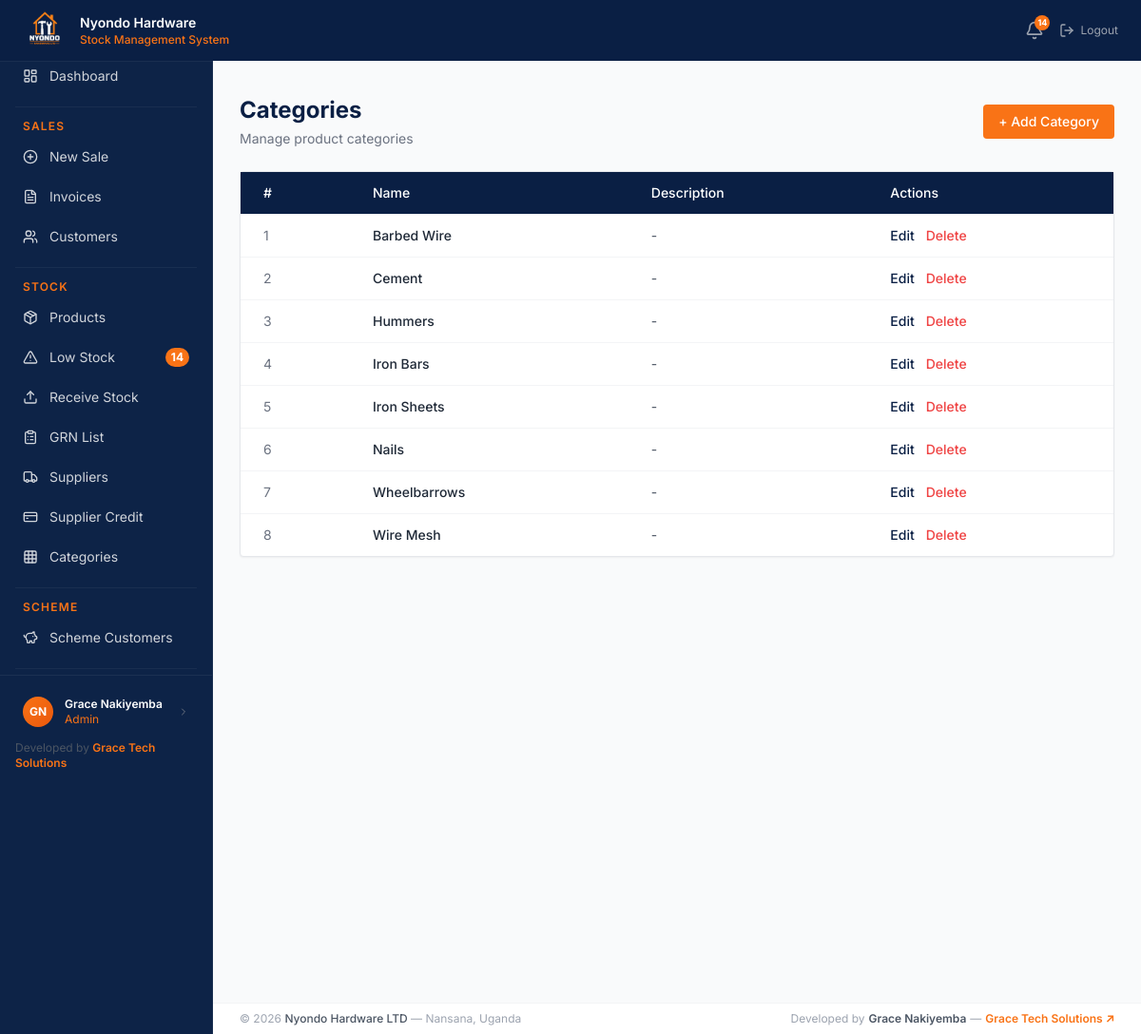
Page /stock/categories/ (signed in) on the committed database.
### users/models.py (models this page shows, shortened)
class UserProfile(models.Model):
    ROLE_CHOICES = [
        ('sales_attendant', 'Sales Attendant'),
        ('store_manager',   'Store Manager'),
        ('admin',           'Admin'),
    ]
    user       = models.OneToOneField(User, on_delete=models.CASCADE)
    role       = models.CharField(max_length=20, choices=ROLE_CHOICES, default='sales_attendant')
    phone      = models.CharField(max_length=20)
    avatar     = models.ImageField(upload_to='avatars/', blank=True, null=True)
    is_active  = models.BooleanField(default=True)
    created_at = models.DateTimeField(auto_now_add=True)

### stock/models.py (models this page shows, shortened)
class Category(models.Model):
    name        = models.CharField(max_length=100, unique=True)
    description = models.TextField(blank=True)
    class Meta:
        verbose_name_plural = 'Categories'

### users/decorators.py (the view)
    def wrapper(request, *args, **kwargs):
        if not request.user.is_authenticated:
            return redirect('users:login')
        if not hasattr(request.user, 'userprofile'):
            raise PermissionDenied
        if request.user.userprofile.role not in ['store_manager', 'admin']:
            raise PermissionDenied
        return view_func(request, *args, **kwargs)

### stock/context_processors.py (called while the page is built)
def low_stock_count(request):
    if request.user.is_authenticated:
        try:
            from stock.models import Product
            count = Product.objects.filter(
                is_active=True,
                quantity__lte=F('reorder_level')
            ).count()
            return {'low_stock_count': count}
        except Exception:
            return {'low_stock_count': 0}
    return {'low_stock_count': 0}

### stock/views.py (called while the page is built)
@manager_required
def category_list(request):
    categories = Category.objects.all().order_by('name')
    return render(request, 'stock/category_list.html', {'categories': categories})

### templates/stock/category_list.html (shortened to what this page needs)
{% extends 'base.html' %}
{% block content %}
<div class="flex items-center justify-between mb-6">
    <div>
        <h1 class="text-2xl font-bold" style="color: #0a1f44;">Categories</h1>
        <p class="text-sm text-gray-500 mt-1">Manage product categories</p>
    </div>
    <a href="{% url 'stock:category-create' %}"
       class="px-4 py-2 text-sm font-medium text-white rounded transition"
       style="background-color: #f97316;">
        + Add Category
    </a>
</div>
<div class="bg-white rounded shadow-sm border border-gray-200">
    <table class="w-full text-sm">
        <thead>
            <tr style="background-color: #0a1f44; color: white;">
                <th class="text-left px-6 py-3 font-medium">#</th>
                <th class="text-left px-6 py-3 font-medium">Name</th>
                <th class="text-left px-6 py-3 font-medium">Description</th>
                <th class="text-left px-6 py-3 font-medium">Actions</th>
            </tr>
        </thead>
        <tbody>
            {% for category in categories %}
            <tr class="border-t border-gray-100 hover:bg-gray-50 transition">
                <td class="px-6 py-3 text-gray-500">{{ forloop.counter }}</td>
                <td class="px-6 py-3 font-medium text-gray-800">{{ category.name }}</td>
                <td class="px-6 py-3 text-gray-600">{{ category.description|default:"-" }}</td>
                <td class="px-6 py-3 flex gap-3">
                    <a href="{% url 'stock:category-update' category.pk %}"
                       class="text-sm font-medium hover:underline"
                       style="color: #0a1f44;">
                        Edit
                    </a>
                    <a href="{% url 'stock:category-delete' category.pk %}"
                       class="text-sm font-medium text-red-500 hover:underline">
                        Delete
                    </a>
                </td>
            </tr>
            {% empty %}
            <tr>
                <td colspan="4" class="px-6 py-6 text-center text-gray-400">
                    No categories found. Add one to get started.
                </td>
            </tr>
            {% endfor %}
        </tbody>
    </table>
</div>
{% endblock %}

### templates/base.html (shortened to what this page needs)
{% load static %}
<!doctype html>
<html lang="en">
  <head>
    <script src="https://cdn.tailwindcss.com"></script>
  </head>
  <body class="bg-gray-50">cd
    <nav
      class="fixed top-0 left-0 right-0 z-50 flex items-center justify-between px-6 py-2"
      style="
        background-color: #0a1f44;
        box-shadow: 0 1px 0 rgba(255, 255, 255, 0.05);
      "
    >
      <div class="flex items-center gap-3">
        <div
          class="w-12 h-12 rounded-lg overflow-hidden flex items-center justify-center"
        >
          <img
            src="{% static 'images/logo.png' %}"
            alt="Logo"
            class="w-full h-full object-cover"
          />
        </div>
        <div class="leading-tight">
          <p class="text-white font-semibold text-sm">Nyondo Hardware</p>
          <p class="text-xs font-medium" style="color: #f97316">
            Stock Management System
          </p>
        </div>
      </div>
      <div class="flex items-center gap-4">
        {% if user.is_authenticated %}
        <a
          href="{% url 'stock:low-stock' %}"
          class="relative text-gray-400 hover:text-white transition"
        >
          <i data-lucide="bell" class="w-5 h-5"></i>
          {% if low_stock_count > 0 %}
          <span
            class="absolute -top-1.5 -right-1.5 w-4 h-4 rounded-full flex items-center justify-center font-bold"
            style="background-color: #f97316; color: white; font-size: 9px"
          >
            {{ low_stock_count }}
          </span>
          {% endif %}
        </a>
        <a
          href="{% url 'users:logout' %}"
          class="flex items-center gap-1.5 text-gray-400 hover:text-red-400 text-sm transition"
        >
          <i data-lucide="log-out" class="w-4 h-4"></i>
          <span class="text-xs">Logout</span>
        </a>
        {% else %}
        <a
          href="{% url 'users:login' %}"
          class="text-gray-300 hover:text-white text-sm transition"
          >Login</a
        >
        {% endif %}
      </div>
    </nav>
    <div class="flex pt-12 min-h-screen">
      <aside
        class="fixed top-12 left-0 bottom-0 w-56 flex flex-col"
        style="
          background-color: #0d2347;
          border-right: 1px solid rgba(255, 255, 255, 0.05);
        "
      >
        <div class="sidebar-wrap px-2 py-3">
          <a
            href="{% url 'dashboard:home' %}"
            class="sidebar-link flex items-center gap-3 px-4 py-2.5 text-gray-300 hover:text-white text-sm rounded-lg mb-0.5"
          >
            <i data-lucide="layout-dashboard" class="w-4 h-4 shrink-0"></i>
            <span>Dashboard</span>
          </a>
          {% if user.is_authenticated %} {% with role=user.userprofile.role %}
          {% if role == 'admin' %}
          <div class="mx-2 my-3 border-t border-white border-opacity-5"></div>
          <p
            class="px-4 pb-1 text-xs font-semibold uppercase tracking-widest"
            style="color: #f97316"
          >
            Sales
          </p>
          <a
            href="{% url 'sales:invoice-create' %}"
            class="sidebar-link flex items-center gap-3 px-4 py-2.5 text-gray-300 hover:text-white text-sm rounded-lg mb-0.5"
          >
            <i data-lucide="plus-circle" class="w-4 h-4 shrink-0"></i
            ><span>New Sale</span>
          </a>
          <a
            href="{% url 'sales:invoice-list' %}"
            class="sidebar-link flex items-center gap-3 px-4 py-2.5 text-gray-300 hover:text-white text-sm rounded-lg mb-0.5"
          >
            <i data-lucide="file-text" class="w-4 h-4 shrink-0"></i
            ><span>Invoices</span>
          </a>
          <a
            href="{% url 'sales:customer-list' %}"
            class="sidebar-link flex items-center gap-3 px-4 py-2.5 text-gray-300 hover:text-white text-sm rounded-lg mb-0.5"
          >
            <i data-lucide="users" class="w-4 h-4 shrink-0"></i
            ><span>Customers</span>
          </a>
          <div class="mx-2 my-3 border-t border-white border-opacity-5"></div>
          <p
            class="px-4 pb-1 text-xs font-semibold uppercase tracking-widest"
            style="color: #f97316"
          >
            Stock
          </p>
          <a
            href="{% url 'stock:product-list' %}"
            class="sidebar-link flex items-center gap-3 px-4 py-2.5 text-gray-300 hover:text-white text-sm rounded-lg mb-0.5"
          >
            <i data-lucide="package" class="w-4 h-4 shrink-0"></i
            ><span>Products</span>
          </a>
          <a
            href="{% url 'stock:low-stock' %}"
            class="sidebar-link flex items-center gap-3 px-4 py-2.5 text-gray-300 hover:text-white text-sm rounded-lg mb-0.5"
          >
            <i data-lucide="alert-triangle" class="w-4 h-4 shrink-0"></i>
            <span>Low Stock</span>
            {% if low_stock_count > 0 %}
            <span
              class="ml-auto text-xs px-1.5 py-0.5 rounded-full font-bold"
              style="background-color: #f97316; color: white"
              >{{ low_stock_count }}</span
            >
            {% endif %}
          </a>
          <a
            href="{% url 'stock:receipt-create' %}"
            class="sidebar-link flex items-center gap-3 px-4 py-2.5 text-gray-300 hover:text-white text-sm rounded-lg mb-0.5"
          >
            <i data-lucide="upload" class="w-4 h-4 shrink-0"></i
            ><span>Receive Stock</span>
          </a>
          <a
            href="{% url 'stock:receipt-list' %}"
            class="sidebar-link flex items-center gap-3 px-4 py-2.5 text-gray-300 hover:text-white text-sm rounded-lg mb-0.5"
          >
            <i data-lucide="clipboard-list" class="w-4 h-4 shrink-0"></i
            ><span>GRN List</span>
          </a>
          <a
            href="{% url 'stock:supplier-list' %}"
            class="sidebar-link flex items-center gap-3 px-4 py-2.5 text-gray-300 hover:text-white text-sm rounded-lg mb-0.5"
          >
            <i data-lucide="truck" class="w-4 h-4 shrink-0"></i
            ><span>Suppliers</span>
          </a>
          <a
            href="{% url 'stock:credit-list' %}"
            class="sidebar-link flex items-center gap-3 px-4 py-2.5 text-gray-300 hover:text-white text-sm rounded-lg mb-0.5"
          >
            <i data-lucide="credit-card" class="w-4 h-4 shrink-0"></i
            ><span>Supplier Credit</span>
          </a>
          <a
            href="{% url 'stock:category-list' %}"
            class="sidebar-link flex items-center gap-3 px-4 py-2.5 text-gray-300 hover:text-white text-sm rounded-lg mb-0.5"
          >
            <i data-lucide="grid" class="w-4 h-4 shrink-0"></i
            ><span>Categories</span>
          </a>
          <div class="mx-2 my-3 border-t border-white border-opacity-5"></div>
          <p
            class="px-4 pb-1 text-xs font-semibold uppercase tracking-widest"
            style="color: #f97316"
          >
            Scheme
          </p>
          <a
            href="{% url 'scheme:customer-list' %}"
            class="sidebar-link flex items-center gap-3 px-4 py-2.5 text-gray-300 hover:text-white text-sm rounded-lg mb-0.5"
          >
            <i data-lucide="piggy-bank" class="w-4 h-4 shrink-0"></i
            ><span>Scheme Customers</span>
          </a>
          <div class="mx-2 my-3 border-t border-white border-opacity-5"></div>
          {% endif %} {% endwith %} {% endif %}
        </div>
        {% if user.is_authenticated %}
        <div
          class="px-3 py-3 border-t shrink-0"
          style="border-color: rgba(255, 255, 255, 0.06)"
        >
          <a
            href="{% url 'users:profile' %}"
            class="flex items-center gap-3 rounded-lg px-3 py-2.5 hover:bg-white hover:bg-opacity-5 transition"
          >
            {% if user.userprofile.avatar %}
            <img
              src="{{ user.userprofile.avatar.url }}"
              class="w-8 h-8 rounded-full object-cover shrink-0 border-2"
              style="border-color: #f97316"
            />
            {% else %}
            <div
              class="w-8 h-8 rounded-full flex items-center justify-center text-xs font-bold shrink-0"
              style="
                background: linear-gradient(135deg, #f97316, #ea580c);
                color: white;
              "
            >
              {{ user.first_name|first|upper }}{{ user.last_name|first|upper }}
            </div>
            {% endif %}
            <div class="min-w-0">
              <p class="text-white text-xs font-semibold truncate">
                {{ user.get_full_name }}
              </p>
              <p class="text-xs truncate" style="color: #f97316">
                {{ user.userprofile.get_role_display }}
              </p>
            </div>
            <i
              data-lucide="chevron-right"
              class="w-3 h-3 text-gray-500 ml-auto shrink-0"
            ></i>
          </a>
          <div class="mt-1 px-1">
            <p class="text-xs text-gray-600">
              Developed by
              <a
                href="https://gracetechsolutions.netlify.app/"
                target="_blank"
                class="font-semibold hover:underline"
                style="color: #f97316"
              >
                Grace Tech Solutions
              </a>
            </p>
          </div>
        </div>
        {% endif %}
      </aside>
      <main class="ml-56 flex-1 p-7 pb-16 min-h-screen">
         {% block content %}{% endblock %}
      </main>
    </div>
    <footer
      class="fixed bottom-0 left-56 right-0 px-7 py-2 bg-white border-t border-gray-100"
      style="z-index: 30"
    >
      <div class="flex items-center justify-between">
        <p class="text-xs text-gray-400">
          &copy; 2026
          <span class="font-medium text-gray-600">Nyondo Hardware LTD</span>
          &mdash; Nansana, Uganda
        </p>
        <div class="flex items-center gap-1 text-xs text-gray-400">
          <span>Developed by</span>
          <span class="font-semibold text-gray-600">Grace Nakiyemba</span>
          <span>&mdash;</span>
          <a
            href="https://gracetechsolutions.netlify.app/"
            target="_blank"
            class="font-semibold hover:underline"
            style="color: #f97316"
          >
            Grace Tech Solutions ↗
          </a>
        </div>
      </div>
    </footer>
  </body>
</html>

### templates/base.html (style rules this page uses)
* { font-family: 'Inter', sans-serif; }
.sidebar-link { transition: all 0.15s ease; }
.sidebar-wrap { height: calc(100vh - 48px - 90px); overflow-y: auto; }

### rows in the picture
Category: name "Barbed Wire", description "-"
Category: name "Cement", description "-"
Category: name "Hummers", description "-"
Category: name "Iron Bars", description "-"
Category: name "Iron Sheets", description "-"
Category: name "Nails", description "-"
Category: name "Wheelbarrows", description "-"
Category: name "Wire Mesh", description "-"

### other values in the picture
{{ low_stock_count }} "14"
{{ user.first_name|first|upper }} "G"
{{ user.last_name|first|upper }} "N"
{{ user.get_full_name }} "Grace Nakiyemba"
{{ user.userprofile.get_role_display }} "Admin"
